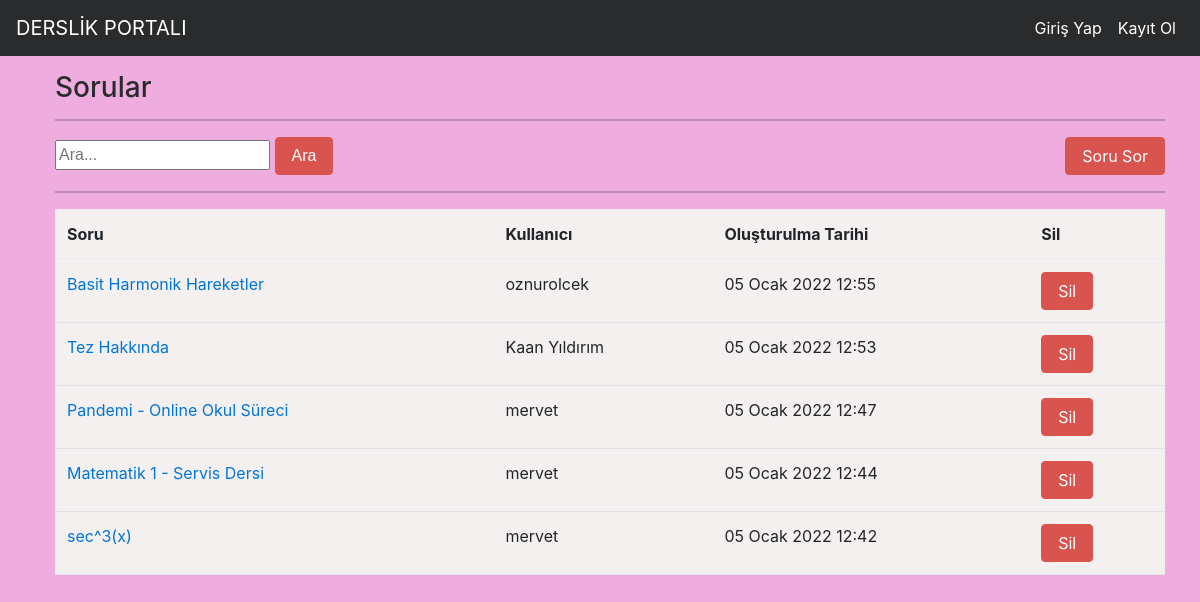
Screenshot of /questions/ with the database file from the repository.
### dashboard/models.py (models this page shows, shortened)
class Question(models.Model):
    author = models.ForeignKey("auth.User", on_delete = models.CASCADE)
    title = models.CharField(max_length = 50, verbose_name = "Soru Başlığı")
    content = models.TextField(verbose_name = "Soru")
    created_date = models.DateTimeField(auto_now_add = True, verbose_name = "Oluşturulma Tarihi")
    class Meta:
        ordering = ['-created_date']

### dashboard/views.py (the view)
# urls.py: path('questions/',views.questions, name = "questions"),
def questions(request):
    keyword = request.GET.get("keyword")
    if keyword:
        questions = Question.objects.filter(title__contains = keyword)
        return render(request, "questions.html", {"questions" : questions})
    questions = Question.objects.filter()
    context = {
        "questions" : questions
    }
    return render(request, "questions.html", context)

### templates/questions.html (shortened to what this page needs)
{% extends "layout.html" %}
{% block body %}
<div class="container" >
<h3 style="text-align:left">Sorular</h3>
<hr>
<a href = "{% url 'askquestion' %}" class = "btn btn-danger float-right">Soru Sor</a>
<form>
    <input type="text" name = "keyword" class="input-sm" maxlength="64" placeholder="Ara...">
    <button type="submit" class="btn btn-danger">Ara</button>
</form>
<hr>
{% if questions %}
        <table class="table table-hover" style="background-color: #F5F0F0; ">
            <thead>
            <tr>
                <th scope="col">Soru</th>
                <th scope="col">Kullanıcı</th>
                <th scope="col">Oluşturulma Tarihi</th>
                <th scope="col">Sil</th>
            </tr>
            </thead>
            <tbody>
                {% for question in questions %}
                    <tr>
                        <td ><a href = "/question_detail/{{question.id}}">{{question.title}}</a></td>
                        <td >{{question.author}}</td>
                        <td >{{question.created_date}}</td>
                        <td ><a href = "{% url 'question_delete' question.id %}" type="button" class="btn btn-danger">Sil</a></td>
                    </tr>
                {% endfor %}
            </tbody>
        </table>
    {% else %}
        <div class = "alert alert-danger">Soru bulunamadı.</div>
    {% endif %}
{% endblock body %}

### static/css/main.css (style rules this page uses)
body { max-width: 100%; overflow-x: hidden; height: 100%; width: 100%; padding-left: 20px; }
body { overflow-x: hidden; background-repeat: no-repeat; }

### static/css/style.css (style rules this page uses)
button { cursor: pointer; background: transparent; padding: 0; border: none; margin: 0; outline: none; }

### templates/questions.html (style rules this page uses)
body { background-color: #EEADDE; }

### rows the page displays
Question: title "Basit Harmonik Hareketler", author "oznurolcek", created_date "05 Ocak 2022 12:55"
Question: title "Tez Hakkında", author "Kaan Yıldırım", created_date "05 Ocak 2022 12:53"
Question: title "Pandemi - Online Okul Süreci", author "mervet", created_date "05 Ocak 2022 12:47"
Question: title "Matematik 1 - Servis Dersi", author "mervet", created_date "05 Ocak 2022 12:44"
Question: title "sec^3(x)", author "mervet", created_date "05 Ocak 2022 12:42"
